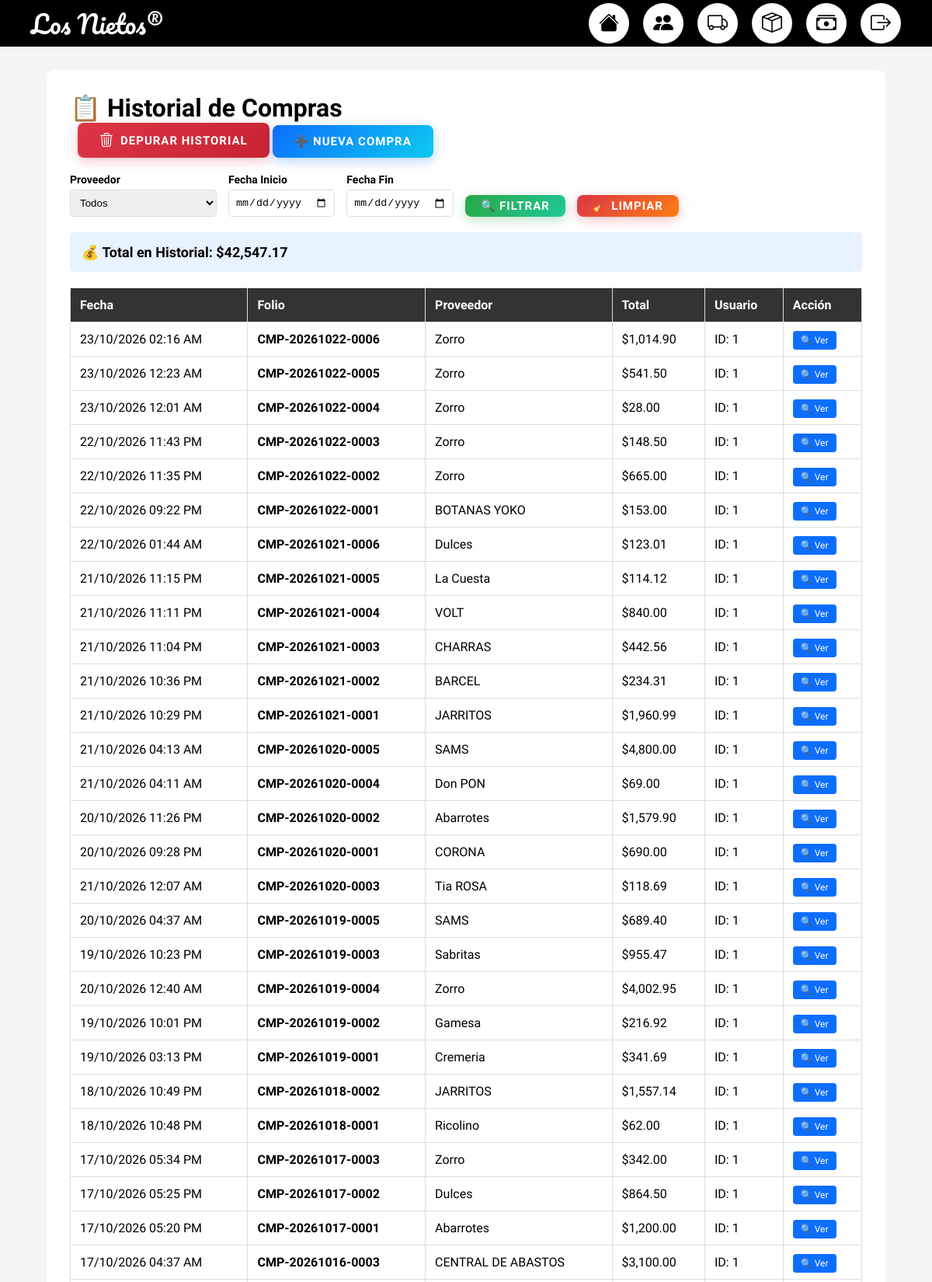
Screenshot of /php/compras/historial_compras.php (signed in, upper part) with the database file from the repository.
### tables this page shows
CREATE TABLE `historial_compras_cabecera` (
  `id` int NOT NULL,
  `folio` varchar(50) NOT NULL,
  `proveedor_id` int NOT NULL,
  `fecha_compra` datetime NOT NULL,
  `total_compra` float NOT NULL DEFAULT '0',
  `usuario_id` int NOT NULL,
  `fecha_registro` timestamp NOT NULL DEFAULT CURRENT_TIMESTAMP
);

CREATE TABLE `proveedores` (
  `id` int NOT NULL,
  `nombre` varchar(100) NOT NULL,
  `contacto` varchar(100) DEFAULT NULL,
  `telefono` varchar(20) DEFAULT NULL,
  `creado_en` timestamp NOT NULL DEFAULT CURRENT_TIMESTAMP
);

### php/compras/historial_compras.php (the view, shortened to what this page needs)
<?php
include("../conexion.php");
$filtro_fecha_inicio = $_GET['fecha_inicio'] ?? '';
$filtro_fecha_fin = $_GET['fecha_fin'] ?? '';
$where = [];
$sql = "SELECT h.*, p.nombre as proveedor_nombre
        FROM historial_compras_cabecera h
        LEFT JOIN proveedores p ON h.proveedor_id = p.id
        " . (!empty($where) ? "WHERE " . implode(' AND ', $where) : "") . "
        ORDER BY h.fecha_compra DESC";
$compras = mysqli_query($conn, $sql);
$totalSQL = "SELECT SUM(h.total_compra) as total_compras
             FROM historial_compras_cabecera h
             " . (!empty($where) ? "WHERE " . implode(' AND ', $where) : "");
$total = mysqli_fetch_assoc(mysqli_query($conn, $totalSQL))['total_compras'] ?? 0;
?>
<!DOCTYPE html>
<html lang="es">
<head>
    <link rel="stylesheet" href="../../css/Compras-STYLE/Historial4.css">
    <link rel="stylesheet" href="https://cdn.jsdelivr.net/npm/bootstrap-icons@1.11.3/font/bootstrap-icons.min.css">
</head>
<body>
    <div class="barra-superior">
        <div class="logo">Los Nietos&#174;</div>
        <div class="iconos">
            <a href="../login/dashboard_admin.php" class="icon-btn">
                <i class="bi bi-house-fill"></i><span class="tooltip">INICIO</span>
            </a>
            <a href="../login/CRUD-Usuarios.php" class="icon-btn">
                <i class="bi bi-people-fill"></i><span class="tooltip">USUARIOS</span>
            </a>
            <a href="../proveedores/CRUD-Proveedores.php" class="icon-btn">
                <i class="bi bi-truck"></i><span class="tooltip">PROVEEDORES</span>
            </a>
            <a href="../productos/CRUD-Product.php" class="icon-btn">
                <i class="bi bi-box-seam"></i><span class="tooltip">PRODUCTOS</span>
            </a>
            <a href="../ventas/CRUD-Ventas.php" class="icon-btn">
                <i class="bi bi-cash-stack"></i><span class="tooltip">VENTAS</span>
            </a>
            <a href="logout.php" class="icon-btn">
                <i class="bi bi-box-arrow-right"></i><span class="tooltip">SALIR</span>
            </a>
        </div>
    </div>
    <div class="container">
        <h1>📋 Historial de Compras</h1>
        <button type="button" onclick="abrirModalDepurar()" class="btn-depurar">
            <i class="bi bi-trash3"></i> Depurar Historial
        </button>
        <a href="registrar_compra.php" class="btn-nueva">➕ Nueva Compra</a>
        <form method="GET" class="filtros">
            <div class="filtro-group">
                <label>Proveedor</label>
                <select name="proveedor">
                    <option value="">Todos</option>
                </select>
            </div>
            <div class="filtro-group">
                <label>Fecha Inicio</label>
                <input type="date" name="fecha_inicio" value="<?= $filtro_fecha_inicio ?>">
            </div>
            <div class="filtro-group">
                <label>Fecha Fin</label>
                <input type="date" name="fecha_fin" value="<?= $filtro_fecha_fin ?>">
            </div>
            <button type="submit" class="btn-filtrar">🔍 Filtrar</button>
            <a href="historial_compras.php" class="btn-limpiar">🧹 Limpiar</a>
        </form>
        <div class="total-compras">
            💰 Total en Historial: $<?= number_format($total, 2) ?>
        </div>
        <table class="tabla">
            <thead>
                <tr>
                    <th>Fecha</th>
                    <th>Folio</th>
                    <th>Proveedor</th>
                    <th>Total</th>
                    <th>Usuario</th>
                    <th>Acción</th>
                </tr>
            </thead>
            <tbody>
                <?php while ($compra = mysqli_fetch_assoc($compras)): ?>
                    <tr>
                        <td><?= date('d/m/Y h:i A', strtotime($compra['fecha_registro'])) ?></td>
                        <td><strong><?= htmlspecialchars($compra['folio']) ?></strong></td>
                        <td><?= htmlspecialchars($compra['proveedor_nombre'] ?? 'N/A') ?></td>
                        <td>$<?= number_format($compra['total_compra'], 2) ?></td>
                        <td>ID: <?= $compra['usuario_id'] ?></td>
                        <td>
                            <a href="buscar_compra_folio.php?folio=<?= urlencode($compra['folio']) ?>" class="btn-ver">
                                🔍 Ver
                            </a>
                        </td>
                    </tr>
                <?php endwhile; ?>
            </tbody>
        </table>
    </div>
</body>
</html>

### css/Compras-STYLE/Historial4.css (style rules this page uses)
* { margin: 0; padding: 0; box-sizing: border-box; }
body { background: #f5f5f5; font-family: 'Kalam', cursive; }
.barra-superior { width: 100%; height: 60px; background: #000; color: white; display: flex; align-items: center; justify-content: space-between; padding: 0 40px; overflow: visible; position: relative; z-index: 1000; }
.logo { font-family: 'Pacifico', cursive; font-size: 32px; color: white; }
.iconos { display: flex; align-items: center; gap: 18px; }
.icon-btn { display: flex; justify-content: center; align-items: center; width: 52px; height: 52px; background: white; border-radius: 50%; box-shadow: 0 0 6px rgba(0, 0, 0, 0.2); transition: 0.25s ease; }
.icon-btn { background-repeat: no-repeat; background-position: center; background-size: 30px 30px; }
.icon-btn i { font-size: 26px; color: #000; transition: all 0.25s ease; }
.icon-btn { position: relative; }
.container { margin: 30px 5% 50px; padding: 30px; background: #fff; border-radius: 10px; }
.filtros { display: flex; gap: 15px; margin-bottom: 20px; flex-wrap: wrap; align-items: end; }
.filtro-group { display: flex; flex-direction: column; }
.filtro-group label { margin-bottom: 5px; font-weight: bold; font-size: 14px; }
.filtro-group input, .filtro-group select { padding: 8px; border: 1px solid #ddd; border-radius: 5px; }
.btn-filtrar { background: linear-gradient(135deg, #28a745 0%, #20c997 100%); color: white; border: none; padding: 5px 20px; border-radius: 8px; cursor: pointer; font-size: 15px; font-weight: 700; font-family: 'Kalam', cursive; text-transform: uppercase; letter-spacing: 1px; transition: all 0.3s ease; box-shadow: 0 4px 15px rgba(40, 167, 69, 0.3); display: inline-flex; align-items: center; gap: 8px; position: relative; overflow: hidden; text-decoration: none; }
.btn-limpiar { background: linear-gradient(135deg, #dc3545 0%, #fd7e14 100%); color: white; border: none; padding: 5px 20px; border-radius: 8px; cursor: pointer; font-size: 15px; font-weight: 700; font-family: 'Kalam', cursive; text-transform: uppercase; letter-spacing: 1px; transition: all 0.3s ease; box-shadow: 0 4px 15px rgba(220, 53, 69, 0.3); text-decoration: none; display: inline-flex; align-items: center; gap: 8px; position: relative; overflow: hidden; }
.tabla { width: 100%; border-collapse: collapse; margin-top: 20px; }
.tabla th, .tabla td { padding: 12px; border: 1px solid #ddd; text-align: left; }
.tabla th { background: #333; color: white; }
.total-compras { background: #e7f3ff; padding: 15px; border-radius: 5px; margin-top: 20px; font-size: 18px; font-weight: bold; }
.btn-nueva { background: linear-gradient(135deg, #0d6efd 0%, #0dcaf0 100%); color: white; border: none; padding: 12px 28px; border-radius: 8px; cursor: pointer; font-size: 15px; font-weight: 700; font-family: 'Kalam', cursive; text-transform: uppercase; letter-spacing: 1px; transition: all 0.3s ease; box-shadow: 0 4px 15px rgba(13, 110, 253, 0.3); text-decoration: none; display: inline-flex; align-items: center; gap: 8px; position: relative; overflow: hidden; margin-bottom: 20px; }
.btn-nueva::before { content: ''; position: absolute; top: 0; left: -100%; width: 100%; height: 100%; background: linear-gradient(90deg, transparent, rgba(255, 255, 255, 0.3), transparent); transition: left 0.5s ease; }
.btn-depurar { background: linear-gradient(135deg, #dc3545 0%, #c82333 100%); color: white; border: none; padding: 12px 28px; border-radius: 8px; cursor: pointer; font-size: 15px; font-weight: 700; font-family: 'Kalam', cursive; text-transform: uppercase; letter-spacing: 1px; transition: all 0.3s ease; box-shadow: 0 4px 15px rgba(220, 53, 69, 0.3); display: inline-flex; align-items: center; gap: 8px; margin-left: 10px; }
.btn-depurar i { font-size: 18px; }
.btn-ver { background: #0d6efd; color: white; padding: 5px 10px; border-radius: 4px; text-decoration: none; font-size: 12px; }

### rows the page displays
historial_compras_cabecera: fecha_registro "23/10/2026 02:16 AM", folio "CMP-20261022-0006", proveedor.nombre "Zorro", total_compra "1,014.90", usuario "1"
historial_compras_cabecera: fecha_registro "23/10/2026 12:23 AM", folio "CMP-20261022-0005", proveedor.nombre "Zorro", total_compra "541.50", usuario "1"
historial_compras_cabecera: fecha_registro "23/10/2026 12:01 AM", folio "CMP-20261022-0004", proveedor.nombre "Zorro", total_compra "28.00", usuario "1"
historial_compras_cabecera: fecha_registro "22/10/2026 11:43 PM", folio "CMP-20261022-0003", proveedor.nombre "Zorro", total_compra "148.50", usuario "1"
historial_compras_cabecera: fecha_registro "22/10/2026 11:35 PM", folio "CMP-20261022-0002", proveedor.nombre "Zorro", total_compra "665.00", usuario "1"
historial_compras_cabecera: fecha_registro "22/10/2026 09:22 PM", folio "CMP-20261022-0001", proveedor.nombre "BOTANAS YOKO", total_compra "153.00", usuario "1"
historial_compras_cabecera: fecha_registro "22/10/2026 01:44 AM", folio "CMP-20261021-0006", proveedor.nombre "Dulces", total_compra "123.01", usuario "1"
historial_compras_cabecera: fecha_registro "21/10/2026 11:15 PM", folio "CMP-20261021-0005", proveedor.nombre "La Cuesta", total_compra "114.12", usuario "1"
historial_compras_cabecera: fecha_registro "21/10/2026 11:11 PM", folio "CMP-20261021-0004", proveedor.nombre "VOLT", total_compra "840.00", usuario "1"
historial_compras_cabecera: fecha_registro "21/10/2026 11:04 PM", folio "CMP-20261021-0003", proveedor.nombre "CHARRAS", total_compra "442.56", usuario "1"
historial_compras_cabecera: fecha_registro "21/10/2026 10:36 PM", folio "CMP-20261021-0002", proveedor.nombre "BARCEL", total_compra "234.31", usuario "1"
historial_compras_cabecera: fecha_registro "21/10/2026 10:29 PM", folio "CMP-20261021-0001", proveedor.nombre "JARRITOS", total_compra "1,960.99", usuario "1"
historial_compras_cabecera: fecha_registro "21/10/2026 04:13 AM", folio "CMP-20261020-0005", proveedor.nombre "SAMS", total_compra "4,800.00", usuario "1"
historial_compras_cabecera: fecha_registro "21/10/2026 04:11 AM", folio "CMP-20261020-0004", proveedor.nombre "Don PON", total_compra "69.00", usuario "1"
historial_compras_cabecera: fecha_registro "20/10/2026 11:26 PM", folio "CMP-20261020-0002", proveedor.nombre "Abarrotes", total_compra "1,579.90", usuario "1"
historial_compras_cabecera: fecha_registro "20/10/2026 09:28 PM", folio "CMP-20261020-0001", proveedor.nombre "CORONA", total_compra "690.00", usuario "1"
historial_compras_cabecera: fecha_registro "21/10/2026 12:07 AM", folio "CMP-20261020-0003", proveedor.nombre "Tia ROSA", total_compra "118.69", usuario "1"
historial_compras_cabecera: fecha_registro "20/10/2026 04:37 AM", folio "CMP-20261019-0005", proveedor.nombre "SAMS", total_compra "689.40", usuario "1"
historial_compras_cabecera: fecha_registro "19/10/2026 10:23 PM", folio "CMP-20261019-0003", proveedor.nombre "Sabritas", total_compra "955.47", usuario "1"
historial_compras_cabecera: fecha_registro "20/10/2026 12:40 AM", folio "CMP-20261019-0004", proveedor.nombre "Zorro", total_compra "4,002.95", usuario "1"
historial_compras_cabecera: fecha_registro "19/10/2026 10:01 PM", folio "CMP-20261019-0002", proveedor.nombre "Gamesa", total_compra "216.92", usuario "1"
historial_compras_cabecera: fecha_registro "19/10/2026 03:13 PM", folio "CMP-20261019-0001", proveedor.nombre "Cremeria", total_compra "341.69", usuario "1"
historial_compras_cabecera: fecha_registro "18/10/2026 10:49 PM", folio "CMP-20261018-0002", proveedor.nombre "JARRITOS", total_compra "1,557.14", usuario "1"
historial_compras_cabecera: fecha_registro "18/10/2026 10:48 PM", folio "CMP-20261018-0001", proveedor.nombre "Ricolino", total_compra "62.00", usuario "1"
historial_compras_cabecera: fecha_registro "17/10/2026 05:34 PM", folio "CMP-20261017-0003", proveedor.nombre "Zorro", total_compra "342.00", usuario "1"
historial_compras_cabecera: fecha_registro "17/10/2026 05:25 PM", folio "CMP-20261017-0002", proveedor.nombre "Dulces", total_compra "864.50", usuario "1"
historial_compras_cabecera: fecha_registro "17/10/2026 05:20 PM", folio "CMP-20261017-0001", proveedor.nombre "Abarrotes", total_compra "1,200.00", usuario "1"
historial_compras_cabecera: fecha_registro "17/10/2026 04:37 AM", folio "CMP-20261016-0003", proveedor.nombre "CENTRAL DE ABASTOS", total_compra "3,100.00", usuario "1"

### other values shown
$total "42,547.17"
